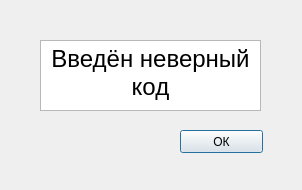
<?xml version="1.0" encoding="UTF-8"?>
<ui version="4.0">
 <class>wrong_code</class>
 <widget class="QDialog" name="wrong_code">
  <property name="geometry">
   <rect>
    <x>0</x>
    <y>0</y>
    <width>302</width>
    <height>190</height>
   </rect>
  </property>
  <property name="windowTitle">
   <string>Dialog</string>
  </property>
  <widget class="QTextBrowser" name="textBrowser">
   <property name="geometry">
    <rect>
     <x>40</x>
     <y>40</y>
     <width>221</width>
     <height>71</height>
    </rect>
   </property>
   <property name="html">
    <string>&lt;!DOCTYPE HTML PUBLIC &quot;-//W3C//DTD HTML 4.0//EN&quot; &quot;http://www.w3.org/TR/REC-html40/strict.dtd&quot;&gt;
&lt;html&gt;&lt;head&gt;&lt;meta name=&quot;qrichtext&quot; content=&quot;1&quot; /&gt;&lt;meta charset=&quot;utf-8&quot; /&gt;&lt;style type=&quot;text/css&quot;&gt;
p, li { white-space: pre-wrap; }
hr { height: 1px; border-width: 0; }
li.unchecked::marker { content: &quot;\2610&quot;; }
li.checked::marker { content: &quot;\2612&quot;; }
&lt;/style&gt;&lt;/head&gt;&lt;body style=&quot; font-family:'Sans Serif'; font-size:9pt; font-weight:400; font-style:normal;&quot;&gt;
&lt;p align=&quot;center&quot; style=&quot; margin-top:0px; margin-bottom:0px; margin-left:0px; margin-right:0px; -qt-block-indent:0; text-indent:0px;&quot;&gt;&lt;span style=&quot; font-size:18pt;&quot;&gt;Введён неверный код&lt;/span&gt;&lt;/p&gt;&lt;/body&gt;&lt;/html&gt;</string>
   </property>
  </widget>
  <widget class="QPushButton" name="pushButton">
   <property name="geometry">
    <rect>
     <x>180</x>
     <y>130</y>
     <width>83</width>
     <height>23</height>
    </rect>
   </property>
   <property name="text">
    <string>ОК</string>
   </property>
  </widget>
 </widget>
 <resources/>
 <connections/>
</ui>
